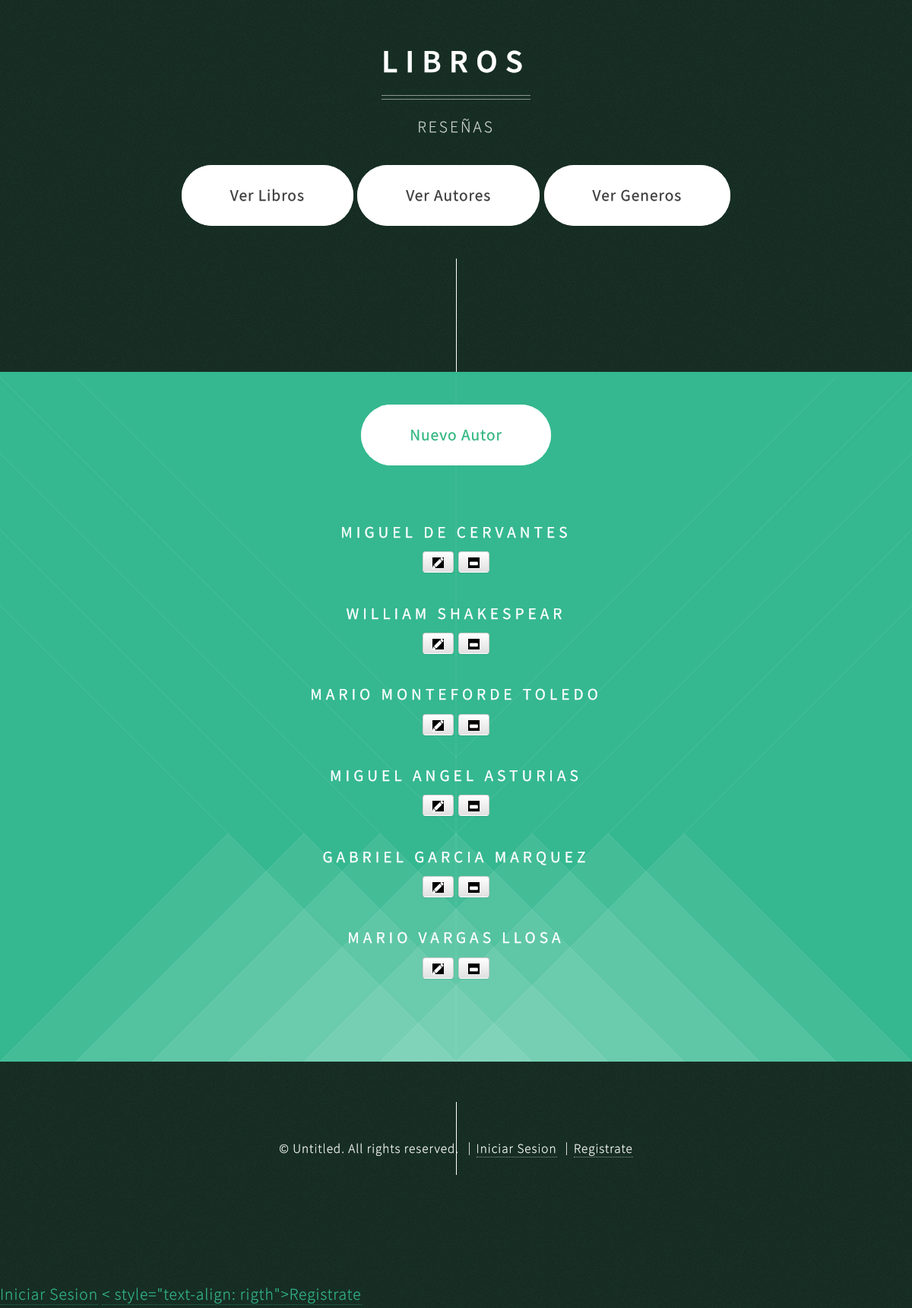
Before: /libros/mostrar_autor/ with the older database file.
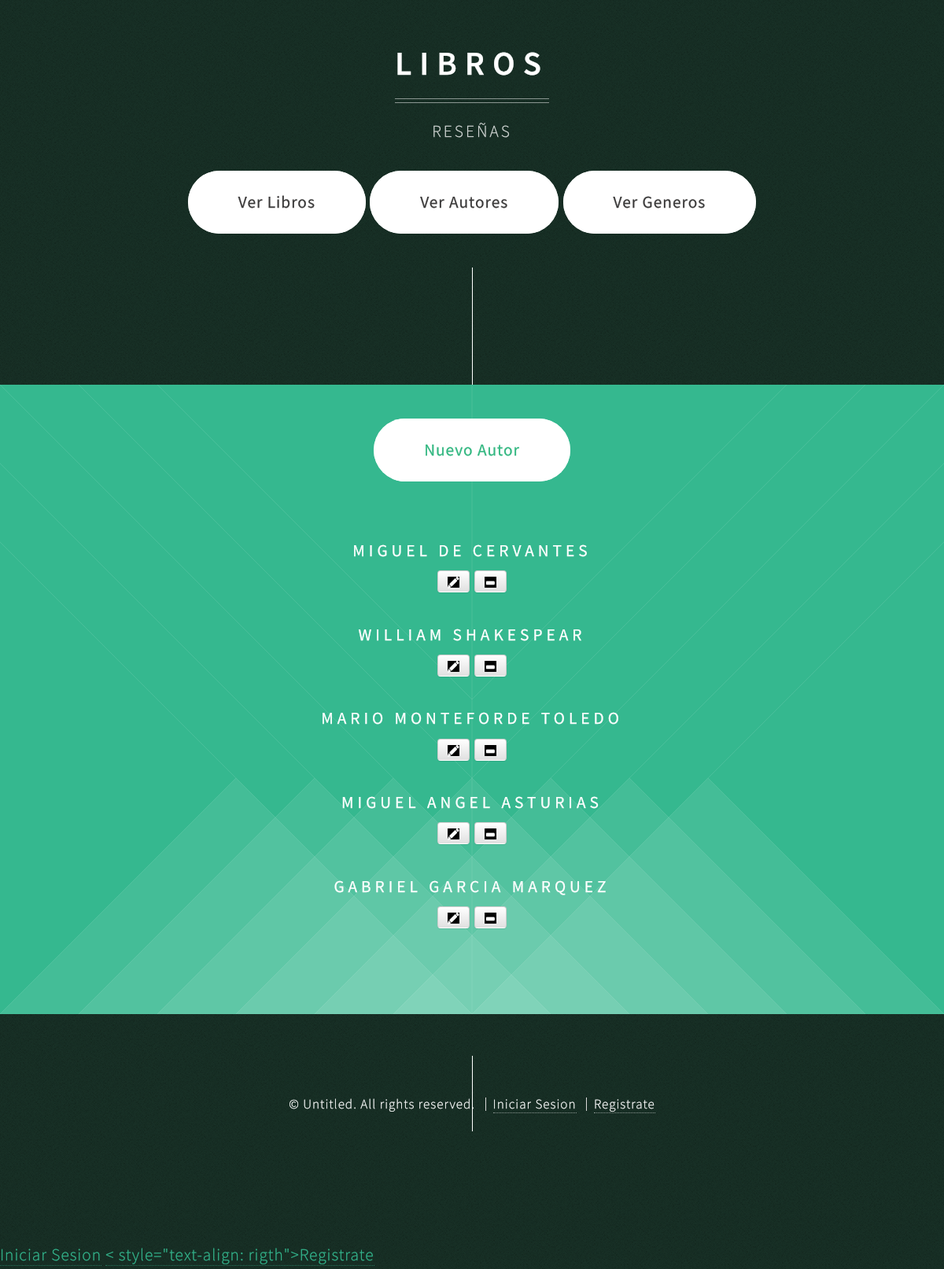
After: the same page with the newer database file.
### CRUD/models.py (models this page shows, shortened)
class Autores(models.Model):
    NombreA = models.CharField(max_length=200)

### CRUD/views.py (the view)
def show_autores(request):
    autor = Autores.objects.all()
    usuario = request.user
    return render(request, 'autores_list.html', {'autor': autor, 'usuario':usuario})

### CRUD/templates/autores_list.html
{% extends 'index.html' %}
{% block content %}
    <footer>
      <a href="{% url 'CRUD.views.autores_nuevo' %}" class="button style2 scrolly">Nuevo Autor</a>
    </footer>
{% for aut in autor %}
    <br>
    <header>
      <h3>{{ aut.NombreA }}</h3>
    </header>
    <a class="btn btn-default" href="{% url 'CRUD.views.autores_editar' pk=aut.pk %}">
      <span class="glyphicon glyphicon-pencil"  style="background-color: #000000"></span></a>
    <a class="btn btn-default" href="{% url 'CRUD.views.autores_borrar' pk=aut.pk %}">
      <span class="glyphicon glyphicon-minus"  style="background-color: #000000"></span></a>
{% endfor %}
{% endblock %}

Changed rows visible on the page:
removed Autores: NombreA "MARIO VARGAS LLOSA"
